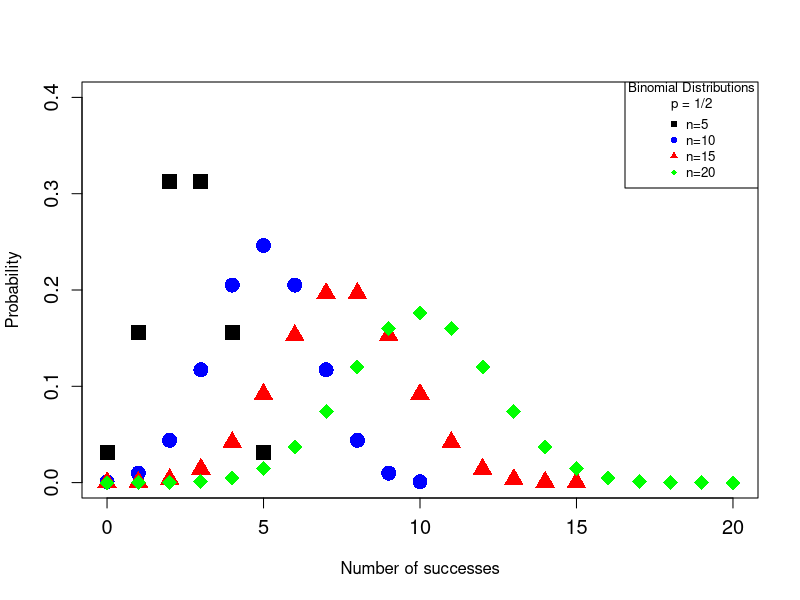

This chart was generated by the following R code:
# Binomial Distribution Examples B(n,p)

# Example: Probability of getting four heads in six tosses of a fair coin
prob_4_heads <- dbinom(x = 4, size = 6, prob = 0.5)
print(paste("Probability of getting exactly 4 heads in 6 tosses:", prob_4_heads))

# Cumulative probability P(X ≤ 4) for six coin tosses
cum_prob <- pbinom(4, 6, 0.5)
print(paste("Probability of getting 4 or fewer heads in 6 tosses:", cum_prob))

# Plot probability mass function for different n values (p = 1/2)
colors <- c("black", "blue", "red", "green")
n_max <- 20
p <- 1/2

# Set up PNG device
png("binomial_distributions.png", width=800, height=600)

# Set up the plotting window
par(mfrow=c(1,1))

# Function to create binomial distribution plot
plot_binomial <- function(n, color, pch_val) {
  fd <- function(x) { dbinom(x, n, p) }
  if(color == "black") {
    plot(cbind(0:n, sapply(0:n, fd)),
         xlim=c(0, n_max), ylim=c(0, .40),
         type="p", ylab="Probability", xlab="Number of successes",
         pch=pch_val, cex=2, col=color, cex.axis=1.2)
  } else {
    points(cbind(0:n, sapply(0:n, fd)),
           xlim=c(0, n_max), ylim=c(0, .40),
           type="p", pch=pch_val, cex=2, col=color)
  }
}

# Plot for different n values
plot_binomial(5, colors[1], 15)
plot_binomial(10, colors[2], 16)
plot_binomial(15, colors[3], 17)
plot_binomial(20, colors[4], 18)

# Add legend
legend("topright", 
       legend=c("n=5", "n=10", "n=15", "n=20"),
       col=colors,
       pch=c(15,16,17,18),
       title="Binomial Distributions\np = 1/2",
       cex=0.8)

# Close the PNG device
dev.off()

# Problem: English class quiz
# 12 questions, 5 possible answers each, probability of correct answer = 0.2

# Probability of exactly 4 correct answers
prob_4_correct <- dbinom(4, size=12, prob=0.2)
print(paste("Probability of exactly 4 correct answers:", prob_4_correct))

# Probability of 4 or fewer correct answers (method 1)
prob_4_or_less <- sum(dbinom(0:4, size=12, prob=0.2))
print(paste("Probability of 4 or fewer correct answers (sum method):", prob_4_or_less))

# Probability of 4 or fewer correct answers (method 2 using cumulative probability)
prob_4_or_less_cum <- pbinom(4, size=12, prob=0.2)
print(paste("Probability of 4 or fewer correct answers (cumulative method):", prob_4_or_less_cum))
